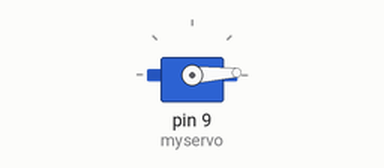
Simulated run of this sketch. Board: Arduino Uno, built with avr-gcc and run on an emulated ATmega328P. Shown: servo.

Above: at 0.05 s.
At 1.3 s:
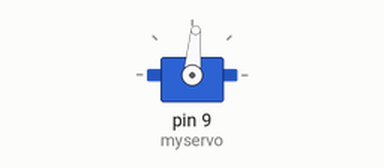
At 2.6 s:
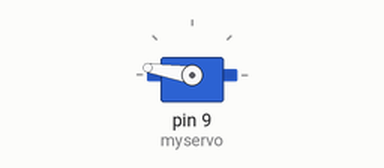
At 5.2 s:
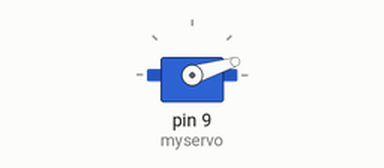
Timing chart, 0 to 8.4 s (numbered marks = the images above):
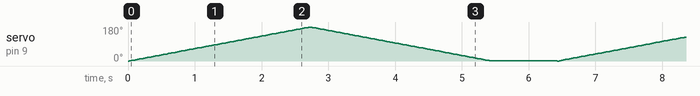

The sketch:

servoMotorRe.ino
```cpp
#include <Servo.h>

Servo myservo;

void setup() {
  myservo.attach(9);

}

void loop() {
  for(int i=0;i<180;i++) {
    myservo.write(i);

    delay(15);

  }
  for(int i=180;i>0;i--) {
    myservo.write(i);

    delay(15);

  }

  delay(1000);

}
```
